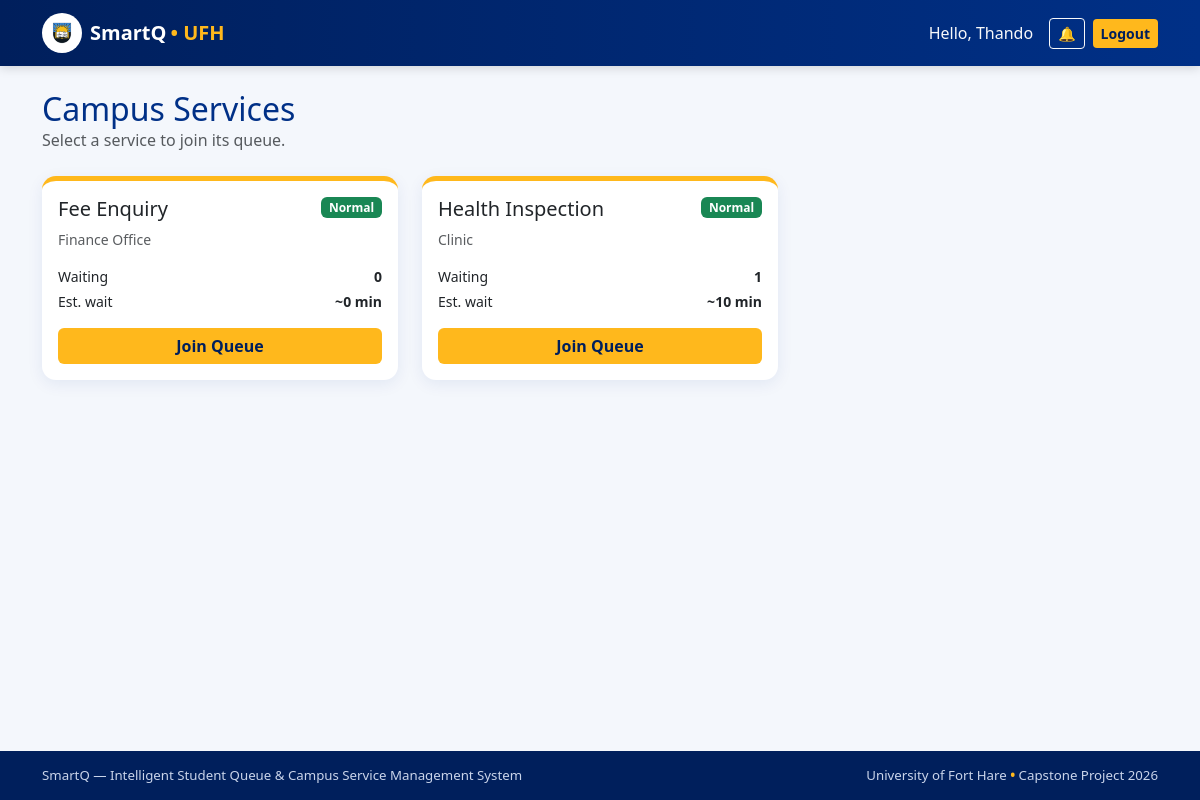
Page /student/ (signed in) on the committed database.
### services/models.py (models this page shows, shortened)
class Service(models.Model):
    department = models.ForeignKey(
        Department,
        on_delete=models.CASCADE,
        related_name='services'
    )
    name = models.CharField(max_length=150)
    description = models.TextField(blank=True)
    average_service_time_minutes = models.PositiveIntegerField(default=10)
    active = models.BooleanField(default=True)
    created_at = models.DateTimeField(auto_now_add=True)

class Department(models.Model):
    name = models.CharField(max_length=150)
    location = models.CharField(max_length=150, blank=True)
    description = models.TextField(blank=True)
    active = models.BooleanField(default=True)
    created_at = models.DateTimeField(auto_now_add=True)

### queues/views.py (the view)
# urls.py: path('student/', views.student_dashboard, name='student_dashboard'),
@login_required
def student_dashboard(request):
    active_entry = QueueEntry.objects.filter(
        student=request.user,
        status__in=queue_logic.ACTIVE_STATUSES,
    ).order_by('-join_time').first()
    services_list = []
    for service in Service.objects.filter(active=True).select_related('department'):
        waiting = queue_logic.get_active_entries(service).count()
        services_list.append({
            'service': service,
            'waiting': waiting,
            'estimate': queue_logic.estimate_waiting_time(service, waiting),
            'congestion': queue_logic.congestion_status(service),
        })
    context = {
        'services_list': services_list,
        'active_entry': active_entry,
    }
    return render(request, 'queues/student_dashboard.html', context)

### accounts/context_processors.py (called while the page is built)
def unread_notifications(request):
    if request.user.is_authenticated:
        return {
            'unread_notifications': request.user.notifications.filter(read=False).count()
        }
    return {'unread_notifications': 0}

### queues/ml_model.py (called while the page is built, shortened)
def load_model():
    try:
        import joblib
    except ImportError:
        return None
    if not os.path.exists(MODEL_PATH):
        return None
    try:
        return joblib.load(MODEL_PATH)
    except Exception:
        return None

def predict_waiting_time(service, ahead):
    model = load_model()
    if model is None:
        return None

### queues/queue_logic.py (called while the page is built)
def get_active_entries(service):
    return QueueEntry.objects.filter(
        service=service,
        status__in=ACTIVE_STATUSES,
    ).order_by('join_time')

def waiting_list(service):
    return QueueEntry.objects.filter(
        service=service,
        status='WAITING',
    ).order_by('join_time')

def estimate_waiting_time(service, ahead):
    ml_estimate = predict_with_ml(service, ahead)
    if ml_estimate is not None:
        return ml_estimate
    average_time = service.average_service_time_minutes or 10
    active_counters = service.department.counters.filter(active=True).count() or 1
    return round((ahead * average_time) / active_counters)

def predict_with_ml(service, ahead):
    try:
        from . import ml_model
    except ImportError:
        return None
    return ml_model.predict_waiting_time(service, ahead)

def congestion_status(service):
    waiting = waiting_list(service).count()
    estimate = estimate_waiting_time(service, waiting)
    if waiting > 25 or estimate > 45:
        return {'label': 'Congested', 'css': 'danger'}
    if waiting >= 10 or estimate >= 15:
        return {'label': 'Moderate', 'css': 'warning'}
    return {'label': 'Normal', 'css': 'success'}

### templates/queues/student_dashboard.html (shortened to what this page needs)
{% extends 'base.html' %}
{% block content %}
<div class="mb-4">
  <h2 class="mb-0">Campus Services</h2>
  <p class="text-muted mb-0">Select a service to join its queue.</p>
</div>
<div class="row">
  {% for item in services_list %}
  <div class="col-md-4 mb-4">
    <div class="card service-card h-100">
      <div class="card-body">
        <div class="d-flex justify-content-between align-items-start mb-2">
          <h5 class="card-title mb-0">{{ item.service.name }}</h5>
          <span class="badge text-bg-{{ item.congestion.css }}">{{ item.congestion.label }}</span>
        </div>
        <p class="text-muted small mb-3">{{ item.service.department.name }}</p>
        <div class="d-flex justify-content-between small mb-1">
          <span>Waiting</span><strong>{{ item.waiting }}</strong>
        </div>
        <div class="d-flex justify-content-between small mb-3">
          <span>Est. wait</span><strong>~{{ item.estimate }} min</strong>
        </div>
        <form method="post" action="{% url 'join_queue' item.service.id %}">
          <button class="btn btn-ufh w-100" type="submit" {% if active_entry %}disabled{% endif %}>
            Join Queue
          </button>
        </form>
      </div>
    </div>
  </div>
  {% empty %}
  <p>No active services yet. Add services in the admin panel.</p>
  {% endfor %}
</div>
{% endblock %}

### templates/base.html (shortened to what this page needs)
{% load static %}
<!DOCTYPE html>
<html lang="en">
<head>
  <link href="https://cdn.jsdelivr.net/npm/bootstrap@5.3.3/dist/css/bootstrap.min.css" rel="stylesheet">
  <link href="{% static 'css/smartq.css' %}" rel="stylesheet">
</head>
<body>
<nav class="navbar navbar-expand-lg navbar-dark navbar-smartq">
  <div class="container">
    <a class="navbar-brand d-flex align-items-center" href="{% url 'home' %}">
      <img src="{% static 'images/logo.png' %}" alt="SmartQ logo" class="me-2">
      SmartQ <span class="brand-gold ms-1">• UFH</span>
    </a>
    <div class="d-flex align-items-center">
      {% if user.is_authenticated %}
        <span class="text-light me-3 d-none d-md-inline">
          Hello, {{ user.first_name|default:user.username }}
        </span>
        <a class="btn btn-outline-light btn-sm me-2 position-relative" href="{% url 'notifications' %}">
          🔔
        </a>
        <form method="post" action="{% url 'logout' %}" class="d-inline">
          <button class="btn btn-ufh btn-sm" type="submit">Logout</button>
        </form>
      {% else %}
        <a class="btn btn-outline-light btn-sm me-2" href="{% url 'login' %}">Login</a>
        <a class="btn btn-ufh btn-sm" href="{% url 'register' %}">Register</a>
      {% endif %}
    </div>
  </div>
</nav>
<main class="container py-4">
  {% block content %}{% endblock %}
</main>
<footer class="footer-smartq">
  <div class="container d-flex justify-content-between flex-wrap">
    <span>SmartQ — Intelligent Student Queue &amp; Campus Service Management System</span>
    <span>University of Fort Hare <span class="brand-gold">•</span> Capstone Project 2026</span>
  </div>
</footer>
</body>
</html>

### static/css/smartq.css (style rules this page uses)
:root { --ufh-blue: #003087; --ufh-blue-dark: #001f5c; --ufh-blue-soft: #e8eefb; --ufh-gold: #FFB81C; --ufh-gold-dark: #d99a0b; --ufh-bg: #f4f7fc; --ufh-text: #1c2540; }
body { background-color: var(--ufh-bg); color: var(--ufh-text); font-family: "Segoe UI", system-ui, -apple-system, Arial, sans-serif; min-height: 100vh; display: flex; flex-direction: column; }
main { flex: 1 0 auto; }
h1, h2, h3, h4, h5, h6 { color: var(--ufh-blue); }
.navbar-smartq { background: linear-gradient(90deg, var(--ufh-blue-dark) 0%, var(--ufh-blue) 100%); box-shadow: 0 2px 10px rgba(0, 0, 0, .15); }
.navbar-smartq .navbar-brand { color: #fff; font-weight: 700; }
.navbar-smartq .navbar-brand img { height: 40px; width: 40px; object-fit: contain; background: #fff; border-radius: 50%; padding: 3px; }
.brand-gold { color: var(--ufh-gold); font-weight: 600; }
.btn-ufh { background: var(--ufh-gold); color: var(--ufh-blue-dark); font-weight: 700; border: none; }
.card { border: none; border-radius: 14px; box-shadow: 0 4px 16px rgba(0, 48, 135, .08); }
.service-card { border-top: 5px solid var(--ufh-gold); transition: transform .15s ease; }
.footer-smartq { background: var(--ufh-blue-dark); color: #c9d4ea; padding: .9rem 0; font-size: .83rem; margin-top: 3rem; }

### rows in the picture
Service: service.name "Fee Enquiry", congestion.label "Normal", service.department.name "Finance Office", waiting "0", estimate "0"
Service: service.name "Health Inspection", congestion.label "Normal", service.department.name "Clinic", waiting "1", estimate "10"

### other values in the picture
{{ user.first_name|default:user.username }} "Thando"
